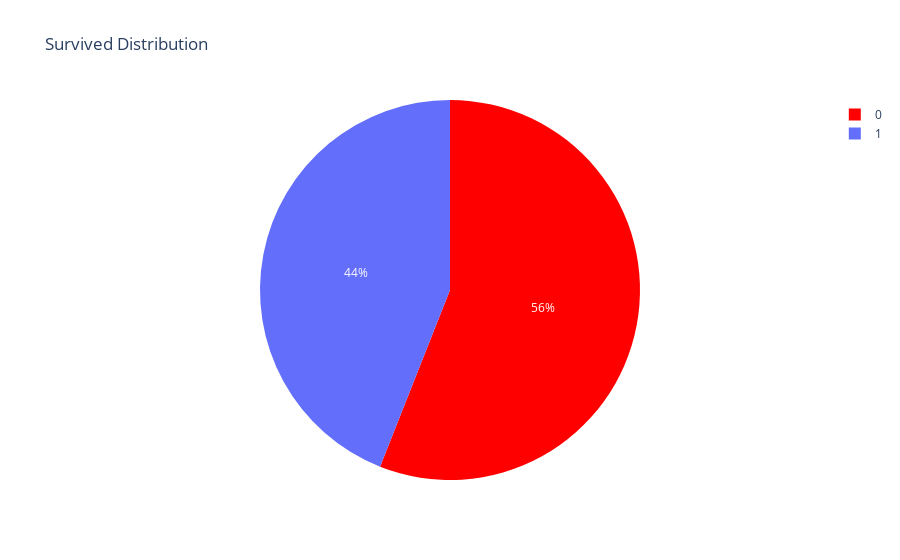

Notebook source saved alongside this figure:
### Markdown cell above
### Pie Chart

### Code cell
# Labels
lab = df["Survived"].value_counts().keys().tolist()
# Values
val = df["Survived"].value_counts().values.tolist()

# defining data
trace = go.Pie(labels=lab,
               values=val,
               marker=dict(colors=["red"]),
#                Setting values to
               hoverinfo="value"
              )
data = [trace]

# defining layout
layout = go.Layout(title="Survived Distribution")

# defining figure and plotting
fig = go.Figure(data=data, layout=layout)
iplot(fig)

### Figure 1 — Plotly figure (JSON) as saved in the notebook; plotly's stock layout.template omitted (floating-point values rounded to 4 significant figures)
{"data": [{"hoverinfo": "value", "labels": [0, 1], "marker": {"colors": ["red"]}, "type": "pie", "values": [28, 22]}], "layout": {"title": {"text": "Survived Distribution"}}}
